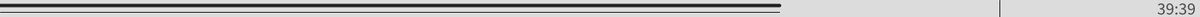
Frame 1 (no input)
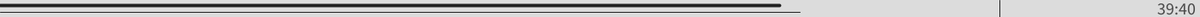
Frame 60 (the mouse pressed at the canvas centre just before this capture)
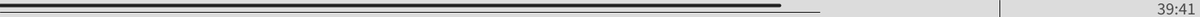
Frame 120 (the mouse held since frame 60 and released just before this capture)

The Processing sketch that drew these frames (run headless with seeded random() and noise(); from frame 60 on, the mouse is pressed at the canvas centre):

// Processing sketch: timer
// ── timer.pde
void setup () {
  size(1400, 20);
  stroke(32);
  textSize(20);
  textAlign(RIGHT, CENTER);
  fill(32, 200);
}


void draw() {
  int mm = minute();
  int ss = second();

  if (mm<40) {
    background(220);
  } else if (mm<45) {
    background(255, 255, 64);
  } else if (mm<50) {
    background(255, 128, 64);
  } else {
    background(255, 0, 0);
  }

  float mmEnd = map(mm, 0, 60, 0, width);
  float ssEnd = map(ss, 0, 60, 0, width);

  strokeWeight(4);
  line(0, 6, mmEnd, 6);

  strokeWeight(1);
  line(0, 14, ssEnd, 14);

  text(nf(mm, 2)+":"+nf(ss, 2), width-5, height/2);

  // -- 50 min line:
  line(map(50, 0, 60, 0, width), 0, map(50, 0, 60, 0, width), height);
}
